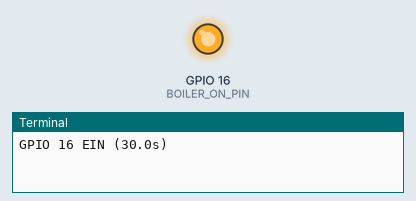
This program was run on a simulated Raspberry Pi (BCM pin numbers). Shown: output pins drawn as LEDs (lit = HIGH), the last lines printed to the terminal.

Above: at 15.0 s.
At 45.0 s:
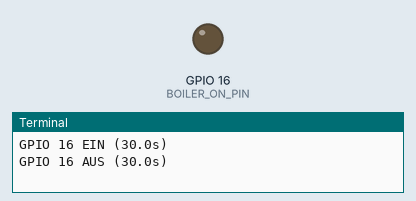
Timing chart, 0 to 78.0 s (numbered marks = the images above):
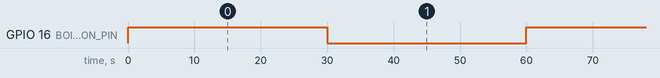

The program:

01a_Boiler_Steuerung.py
```python
#!/usr/bin/python

# ------------------------------------------------------------------
# Name  : 01a_Boiler_Steuerung.py
# Source: https://raw.githubusercontent.com/walter-rothlin/RaspberryPi4PiPlates/master/Python_Raspberry/08_Boiler-Steuerung/01a_Boiler_Steuerung.py
#
# Description: GPIO simple
#
# GPIO PIN Belegung:     http://www.peterliwiese.ch/img/GPIO_RPi.png
# GPIO Simple Schaltung: http://www.peterliwiese.ch/img/RPi_GPIO_LED_Switch_schema.png
#
# Autor: Walter Rothlin
#
# History:
# 01-Aug_2026   Walter Rothlin    Initial Version
#
# ------------------------------------------------------------------
import time
import RPi.GPIO as GPIO

BOILER_ON_PIN = 16

# GPIO initialisieren
GPIO.setmode(GPIO.BCM)
GPIO.setwarnings(False)
GPIO.setup(BOILER_ON_PIN, GPIO.OUT, initial=GPIO.LOW)

BASE_TIME = 60.0      # Sekunden
leistung = 0.5        # 0.0 bis 1.0

try:
    while True:
        on_time = BASE_TIME * leistung
        off_time = BASE_TIME - on_time

        if on_time > 0:
            print(f"GPIO {BOILER_ON_PIN} EIN ({on_time:.1f}s)")
            GPIO.output(BOILER_ON_PIN, GPIO.HIGH)
            time.sleep(on_time)

        if off_time > 0:
            print(f"GPIO {BOILER_ON_PIN} AUS ({off_time:.1f}s)")
            GPIO.output(BOILER_ON_PIN, GPIO.LOW)
            time.sleep(off_time)

except KeyboardInterrupt:
    print("Programm beendet.")

finally:
    GPIO.output(BOILER_ON_PIN, GPIO.LOW)
    GPIO.cleanup()
```

Measured:
- by itself, GPIO 16 (BOILER_ON_PIN): alternates HIGH for 30.0 s and LOW for 30.0 s
